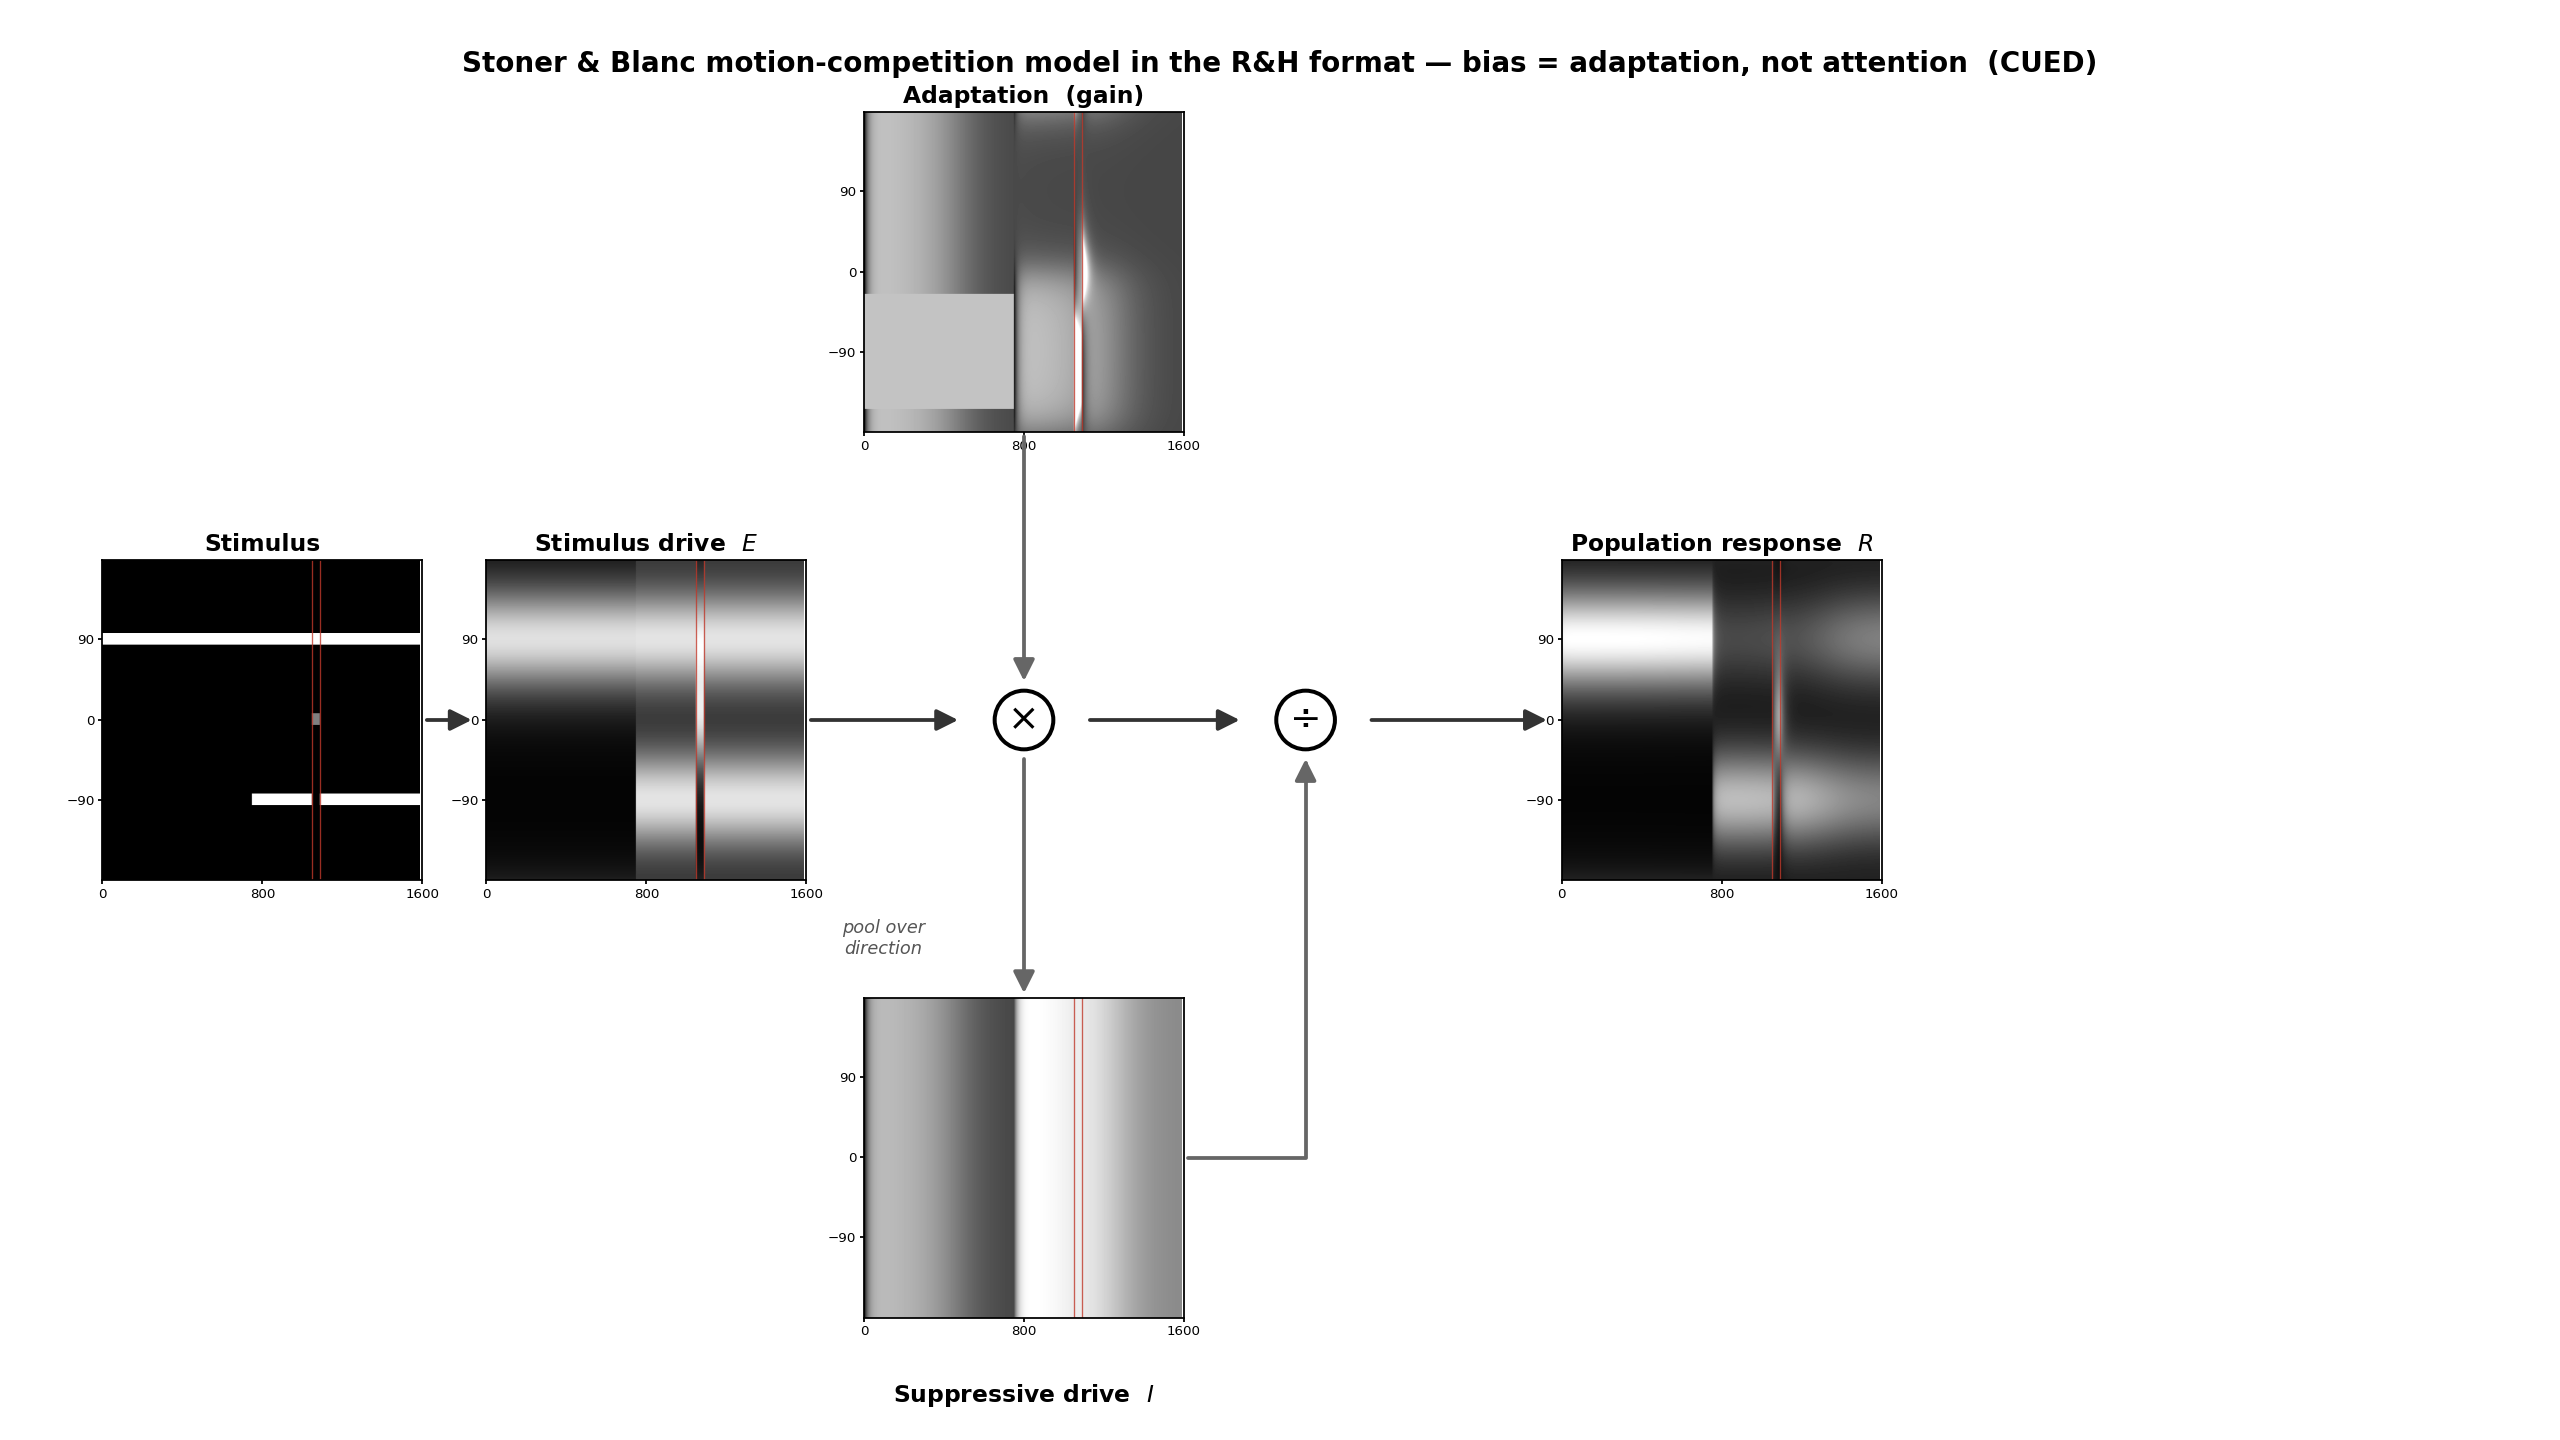

Source code (Python):
"""
PROTOTYPE combo: the Stoner & Blanc motion-competition model in the Reynolds &
Heeger visual-equation FORMAT, for CUED and UNCUED, plus the translation
response R(theta=0, t) whose amplitude matches the theta=0 row of the grayscale
population-response maps.

Both models are the same divisive-normalization circuit
    response = drive / (pooled drive + sigma)
differing only in the bias field: R&H = attention, S&B = adaptation.

Outputs:
  model_rh_format_combo_cued.png     — visual-equation cascade, CUED
  model_rh_format_combo_uncued.png   — visual-equation cascade, UNCUED
  model_rh_format_translation.png    — population maps + R(0,t) line plot

Run:  /usr/bin/python3 model_rh_format_combo.py
"""

import numpy as np
import matplotlib
matplotlib.use("Agg")
import matplotlib.pyplot as plt
import matplotlib.gridspec as gridspec
from matplotlib.patches import FancyArrowPatch

from parameters import T_END, T_FIELD2_ON, T_TRANS_START, T_TRANS_END, K, SIGMA
from stimulus import channels_for_trial
from model import simulate_adapting_channel, naka_rushton
from drive_figure import tuning, DIR_CW, DIR_CCW, DIR_TRANS

THETA = np.arange(-180.0, 180.0, 1.0)
IDX0 = int(np.argmin(np.abs(THETA - DIR_TRANS)))     # translation direction row
GREEN, RED = "#2E8B57", "#C0392B"


def sb_fields(condition):
    t = np.arange(0.0, T_END + 1.0, 1.0)
    s_cw, s_ccw, s_tr = channels_for_trial(condition, False)
    R_cw, _ = simulate_adapting_channel(s_cw, t)
    R_ccw, _ = simulate_adapting_channel(s_ccw, t)
    R_tr, _ = simulate_adapting_channel(s_tr, t)

    # peak-normalised, moderately sharp tuning so the theta=0 readout reads the
    # translation channel cleanly (broad tuning leaks rotation tails into theta=0
    # and corrupts the detector to +24% instead of the model's +33%)
    KC = 4.0
    w_cw = (tuning(THETA, DIR_CW, KC) / np.exp(KC))[:, None]
    w_ccw = (tuning(THETA, DIR_CCW, KC) / np.exp(KC))[:, None]
    w_tr = (tuning(THETA, DIR_TRANS, KC) / np.exp(KC))[:, None]

    stim = np.zeros((len(THETA), len(t)))
    for d, s in [(DIR_CW, s_cw(t)), (DIR_CCW, s_ccw(t)), (DIR_TRANS, s_tr(t))]:
        diff = ((THETA - d + 180.0) % 360.0) - 180.0
        stim[np.abs(diff) <= 6.0, :] = np.maximum(
            stim[np.abs(diff) <= 6.0, :], s[None, :])

    Eraw = (w_cw * naka_rushton(s_cw(t))[None, :]
            + w_ccw * naka_rushton(s_ccw(t))[None, :]
            + w_tr * naka_rushton(s_tr(t))[None, :])
    E = w_cw * R_cw[None, :] + w_ccw * R_ccw[None, :] + w_tr * R_tr[None, :]

    # adaptation gain field; floored to the pre-onset baseline so empty regions
    # don't flash as "1" (fixes the prototype's lower-left artifact)
    G = np.full_like(Eraw, np.nan)
    m = Eraw > 0.04 * Eraw.max()
    G[m] = np.clip(E[m] / np.maximum(Eraw[m], 1e-6), 0.0, 1.3)
    G[~m] = np.nan                                   # leave blank where no drive

    # suppressive drive = rotation inhibition I = W_ROT(R1+R2) (matches the
    # original S&B plots — NOT incl. the translation channel)
    Sup = np.broadcast_to((R_cw + R_ccw)[None, :], E.shape)
    # S&B detector form R = K E / (E + I + sigma); theta=0 row == translation_detector
    Rpop = K * E / (E + Sup + SIGMA)
    return dict(t=t, stim=stim, Eraw=Eraw, G=G, E=E, Sup=Sup, R=Rpop)


# ---------------------------------------------------------------------------
# visual-equation cascade (R&H Figure-1 layout)
# ---------------------------------------------------------------------------

def _map(ax, mat, t, title, vmax=None):
    if vmax is None:
        vmax = np.nanmax(mat) if np.nanmax(mat) > 0 else 1.0
    cmap = plt.cm.gray.copy(); cmap.set_bad("#dddddd")     # NaN -> light gray
    ax.imshow(mat, extent=[t[0], t[-1], THETA[0], THETA[-1]], origin="lower",
              aspect="auto", cmap=cmap, vmin=0, vmax=vmax)
    for tx in (T_TRANS_START, T_TRANS_END):
        ax.axvline(tx, color="#C0392B", lw=0.6, alpha=0.8)
    ax.set_yticks([-90, 0, 90]); ax.set_yticklabels(["−90", "0", "90"], fontsize=6)
    ax.set_xticks([0, 800, 1600]); ax.set_xticklabels(["0", "800", "1600"], fontsize=6)
    ax.tick_params(length=2, pad=1.5)
    if title:
        ax.set_title(title, fontsize=10.5, fontweight="bold", pad=4)


def _arrow(fig, x0, y0, x1, y1, color="#333"):
    fig.patches.append(FancyArrowPatch((x0, y0), (x1, y1), transform=fig.transFigure,
                       arrowstyle="-|>,head_width=4,head_length=8", color=color,
                       lw=1.7, zorder=40))


def _op(fig, x, y, sym):
    fig.text(x, y, sym, ha="center", va="center", fontsize=17, zorder=61,
             bbox=dict(boxstyle="circle,pad=0.3", facecolor="white",
                       edgecolor="black", lw=1.8))


def _elbow(fig, x0, y0, x1, y1, color="#666"):
    fig.patches.append(FancyArrowPatch((x0, y0), (x1, y1), transform=fig.transFigure,
                       connectionstyle="angle,angleA=0,angleB=90,rad=0",
                       arrowstyle="-|>,head_width=4,head_length=8", color=color,
                       lw=1.7, zorder=40))


def render_combo(c, out, vmaxes, cond_label):
    t = c["t"]
    FIG_W, FIG_H = 16.0, 9.0
    PW = 0.125; PH = PW * FIG_W / FIG_H; Rr = 0.024
    fig = plt.figure(figsize=(FIG_W, FIG_H))
    XMUL, XDIV, YMID = 0.40, 0.51, 0.50
    XCOL = XMUL; main_b = YMID - PH / 2; A_B, S_B = 0.700, 0.085

    ax_stim = fig.add_axes([0.040, main_b, PW, PH])
    ax_E = fig.add_axes([0.190, main_b, PW, PH])
    ax_R = fig.add_axes([0.610, main_b, PW, PH])
    ax_A = fig.add_axes([XCOL - PW / 2, A_B, PW, PH])
    ax_S = fig.add_axes([XCOL - PW / 2, S_B, PW, PH])

    _map(ax_stim, c["stim"], t, "Stimulus", vmaxes["stim"])
    _map(ax_E, c["Eraw"], t, "Stimulus drive  $E$", vmaxes["Eraw"])
    _map(ax_A, c["G"], t, "Adaptation  (gain)", vmaxes["G"])
    _map(ax_R, c["R"], t, "Population response  $R$", vmaxes["R"])
    _map(ax_S, c["Sup"], t, "", vmaxes["Sup"])
    fig.text(XCOL, S_B - 0.045, "Suppressive drive  $I$", ha="center", va="top",
             fontsize=10.5, fontweight="bold")
    # mark the translation row (theta = 0) on the response panel
    ax_R.axhline(0, color=GREEN if cond_label == "CUED" else RED, lw=1.0, ls=(0, (3, 2)))

    s_top = S_B + PH
    _arrow(fig, 0.040 + PW, YMID, 0.190 - 0.004, YMID)
    _arrow(fig, 0.190 + PW, YMID, XMUL - Rr, YMID)
    _arrow(fig, XMUL + Rr, YMID, XDIV - Rr, YMID)
    _arrow(fig, XDIV + Rr, YMID, 0.610 - 0.004, YMID)
    _op(fig, XMUL, YMID, "×"); _op(fig, XDIV, YMID, "÷")
    _arrow(fig, XCOL, A_B, XCOL, YMID + Rr, color="#666")
    _arrow(fig, XCOL, YMID - Rr, XCOL, s_top, color="#666")
    fig.text(XCOL - 0.055, (s_top + main_b) / 2, "pool over\ndirection",
             fontsize=8, style="italic", color="#555", ha="center", va="center")
    _elbow(fig, XCOL + PW / 2, S_B + PH / 2, XDIV, YMID - Rr, color="#666")

    fig.suptitle(f"Stoner & Blanc model in the R&H format — bias = adaptation "
                 f"  ({cond_label})", fontsize=12.5, fontweight="bold", y=0.965)
    fig.savefig(out, dpi=160, facecolor="white"); plt.close(fig)
    print(f"wrote {out}")


# ---------------------------------------------------------------------------
# population maps + matching translation response
# ---------------------------------------------------------------------------

def render_translation(cc, cu, rv, out):
    t = cc["t"]
    fig = plt.figure(figsize=(10.5, 8.2))
    gs = gridspec.GridSpec(3, 1, height_ratios=[1.0, 1.0, 1.2], hspace=0.30,
                           left=0.10, right=0.97, top=0.93, bottom=0.08)

    for ax, c, lab, col in [(fig.add_subplot(gs[0]), cc, "CUED", GREEN),
                            (fig.add_subplot(gs[1]), cu, "UNCUED", RED)]:
        ax.imshow(c["R"], extent=[t[0], t[-1], THETA[0], THETA[-1]],
                  origin="lower", aspect="auto", cmap="gray", vmin=0, vmax=rv)
        ax.axhline(0, color=col, lw=1.1, ls=(0, (3, 2)))
        ax.axvspan(T_TRANS_START, T_TRANS_END, color="#C0392B", alpha=0.10)
        ax.set_yticks([-90, 0, 90]); ax.set_yticklabels(["−90", "0\n(transl.)", "90"],
                                                        fontsize=7)
        ax.set_ylabel("pref. dir."); ax.set_xticklabels([])
        ax.set_title(f"{lab} — population response $R(\\theta, t)$  "
                     f"(shared grayscale)", loc="left", fontsize=10.5, fontweight="bold")

    ax = fig.add_subplot(gs[2])
    R0c, R0u = cc["R"][IDX0, :], cu["R"][IDX0, :]
    ax.plot(t, R0c, color=GREEN, lw=2.2, label="CUED")
    ax.plot(t, R0u, color=RED, lw=2.2, ls="--", label="UNCUED")
    ax.axvspan(T_TRANS_START, T_TRANS_END, color="0.85", alpha=0.7, zorder=0)
    ax.axvline(T_FIELD2_ON, color="0.5", lw=0.7)
    ax.set_ylim(0, rv); ax.set_xlim(t[0], t[-1])
    ax.set_xlabel("time  (ms)")
    ax.set_ylabel(r"$R(\theta=0,\,t)$")
    win = (t >= T_TRANS_START) & (t < T_TRANS_END)
    pc, pu = float(R0c[win].max()), float(R0u[win].max())
    ax.set_title(f"Translation response = the θ=0 row above   "
                 f"(peak CUED {pc:.1f} vs UNCUED {pu:.1f}, +{(pc/pu-1)*100:.0f}%)",
                 loc="left", fontsize=10.5, fontweight="bold")
    ax.legend(fontsize=9, loc="upper left")

    fig.savefig(out, dpi=160, facecolor="white", bbox_inches="tight")
    plt.close(fig)
    print(f"wrote {out}  (peak cued {pc:.2f}, uncued {pu:.2f})")


def main():
    cc = sb_fields("cued")
    cu = sb_fields("uncued")
    fields = ["stim", "Eraw", "G", "Sup", "R"]
    vmaxes = {f: float(np.nanmax([np.nanmax(cc[f]), np.nanmax(cu[f])])) for f in fields}

    render_combo(cc, "model_rh_format_combo_cued.png", vmaxes, "CUED")
    render_combo(cu, "model_rh_format_combo_uncued.png", vmaxes, "UNCUED")
    render_translation(cc, cu, vmaxes["R"], "model_rh_format_translation.png")


if __name__ == "__main__":
    main()
